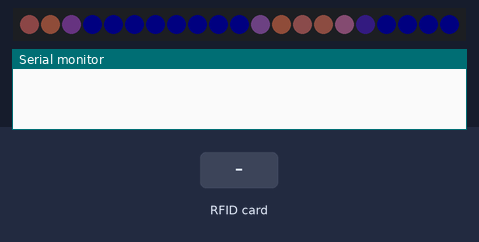
A sketch run on a simulated Arduino Uno, built with avr-gcc and run on an emulated ATmega328P. Shown: 21 RGB LEDs in strip order, left to right, the last lines printed to the serial monitor. The inputs (shaded band) are chosen by the test bench. Dim RGB values are drawn brighter than linear; random numbers use the default seed unless the sketch sets one.

Above: at 1.2 s.
1.3 s: RFID card 5E 7A 19 C4 held to the reader
At 1.73 s:
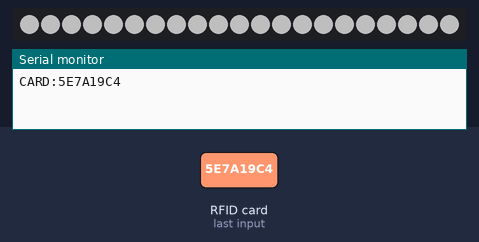
At 3.66 s:
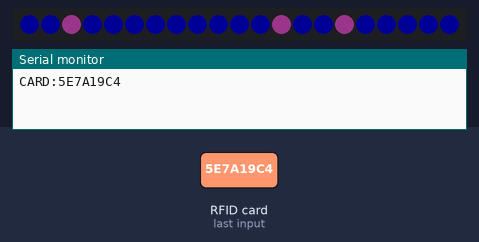
5.9 s: RFID card 5E 7A 19 C4 held to the reader
At 6.81 s:
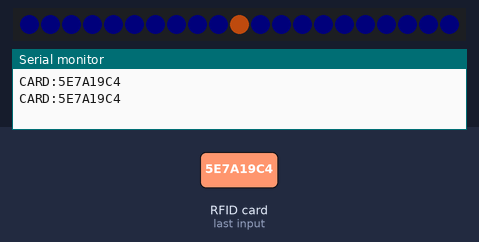

The sketch:

CeremonyTap.ino
```cpp
#include <SPI.h>
#include <MFRC522.h>
#include <FastLED.h>
#include <math.h>

// =====================================================
// RFID / NFC CONFIGURATION
// =====================================================

#define SS_PIN 10
#define RST_PIN 9

MFRC522 rfid(SS_PIN, RST_PIN);

String lastUid = "";
unsigned long lastReadAt = 0;

const unsigned long CARD_DEBOUNCE_MS = 3000;

// =====================================================
// LED CONFIGURATION
// =====================================================

#define LED_PIN 6
#define NUM_LEDS 21
#define BRIGHTNESS 80
#define LED_TYPE WS2812B
#define COLOR_ORDER GRB

CRGB leds[NUM_LEDS];

const unsigned long LED_FRAME_INTERVAL = 10;

// =====================================================
// AMBIENT BUBBLES
// =====================================================

struct Bubble {
  float pos;
  float speed;
  uint8_t brightness;
  int8_t direction;
};

Bubble bubbles[3];

uint8_t breath = 0;
bool breathUp = true;

unsigned long lastFrameTime = 0;
unsigned long lastBreathStep = 0;
unsigned long lastFlipCheck = 0;
unsigned long lastLedUpdate = 0;

// =====================================================
// EXPERIENCE / LIGHTNING
// =====================================================

bool experienceActive = false;

unsigned long experienceStart = 0;

const unsigned long EXPERIENCE_DURATION = 2200;

// =====================================================
// SETUP
// =====================================================

void setup() {

  Serial.begin(9600);

  // Initialize RFID reader
  SPI.begin();
  rfid.PCD_Init();

  // Initialize LEDs
  FastLED.addLeds<LED_TYPE, LED_PIN, COLOR_ORDER>(
    leds,
    NUM_LEDS
  );

  FastLED.setBrightness(BRIGHTNESS);

  FastLED.clear();
  FastLED.show();

  // Initialize random generator
  randomSeed(analogRead(A0));

  // Initialize bubbles
  for (int i = 0; i < 3; i++) {

    bubbles[i].pos =
      random(NUM_LEDS * 10) / 10.0;

    bubbles[i].speed =
      random(150, 400) / 100.0;

    bubbles[i].brightness =
      random(60, 120);

    bubbles[i].direction =
      random(2) ? 1 : -1;
  }

  lastFrameTime = millis();

  // No extra Serial messages.
  // Website receives only CARD:UID.
}

// =====================================================
// MAIN LOOP
// =====================================================

void loop() {

  handleRfid();

  updateLeds();

}

// =====================================================
// RFID / NFC DETECTION
// =====================================================

void handleRfid() {

  // Check if a new card is present
  if (!rfid.PICC_IsNewCardPresent()) {
    return;
  }

  // Read card UID
  if (!rfid.PICC_ReadCardSerial()) {
    return;
  }

  // Build UID string
  String uidString = "";

  for (byte i = 0; i < rfid.uid.size; i++) {

    if (rfid.uid.uidByte[i] < 0x10) {
      uidString += "0";
    }

    uidString += String(
      rfid.uid.uidByte[i],
      HEX
    );
  }

  uidString.toUpperCase();

  // =================================================
  // DUPLICATE CARD PROTECTION
  // =================================================

  unsigned long now = millis();

  bool differentCard = (uidString != lastUid);

  bool debounceExpired =
    (now - lastReadAt >= CARD_DEBOUNCE_MS);

  if (differentCard || debounceExpired) {

    // Only valid card messages go to website
    Serial.print("CARD:");
    Serial.println(uidString);

    // Save last detected card
    lastUid = uidString;
    lastReadAt = now;

    // Start lightning experience
    experienceActive = true;
    experienceStart = now;
  }

  // End RFID communication
  rfid.PICC_HaltA();
  rfid.PCD_StopCrypto1();
}

// =====================================================
// LED CONTROLLER
// =====================================================

void updateLeds() {

  unsigned long now = millis();

  if (now - lastLedUpdate < LED_FRAME_INTERVAL) {
    return;
  }

  float dt = (now - lastFrameTime) / 1000.0;

  lastFrameTime = now;
  lastLedUpdate = now;

  // =================================================
  // EXPERIENCE MODE
  // =================================================

  if (experienceActive) {

    unsigned long elapsed =
      now - experienceStart;

    // PHASE 1: Electric charging
    if (elapsed < 250) {

      lightningCharge(elapsed);

    }

    // PHASE 2: Lightning strikes
    else if (elapsed < 700) {

      lightningStrike(elapsed);

    }

    // PHASE 3: Warm energy pulse
    else if (elapsed < 1400) {

      energyPulse(elapsed - 700);

    }

    // PHASE 4: Fade back to ambient
    else if (elapsed < EXPERIENCE_DURATION) {

      experienceFade(elapsed - 1400);

    }

    // Experience finished
    else {

      experienceActive = false;

    }

    return;
  }

  // Normal ambient animation
  updateAmbient(dt, now);
}

// =====================================================
// AMBIENT ANIMATION
// =====================================================

void updateAmbient(float dt, unsigned long now) {

  // Navy blue breathing effect
  if (now - lastBreathStep >= 30) {

    lastBreathStep = now;

    if (breathUp) {

      breath++;

      if (breath >= 90) {
        breathUp = false;
      }

    } else {

      breath--;

      if (breath <= 15) {
        breathUp = true;
      }
    }
  }

  CRGB navy = CRGB(0, 0, breath);

  fill_solid(leds, NUM_LEDS, navy);

  // Bubble direction flip
  bool doFlipCheck =
    (now - lastFlipCheck >= 100);

  // =================================================
  // MOVING BUBBLES
  // =================================================

  for (int i = 0; i < 3; i++) {

    bubbles[i].pos +=
      bubbles[i].speed *
      bubbles[i].direction *
      dt;

    // Left boundary
    if (bubbles[i].pos < 0) {

      bubbles[i].pos = 0;
      bubbles[i].direction = 1;
    }

    // Right boundary
    if (bubbles[i].pos > NUM_LEDS - 1) {

      bubbles[i].pos = NUM_LEDS - 1;
      bubbles[i].direction = -1;
    }

    // Random direction change
    if (doFlipCheck && random(100) < 4) {

      bubbles[i].direction *= -1;
    }

    // Slight random brightness variation
    int variation = random(-3, 4);

    int newBrightness =
      bubbles[i].brightness + variation;

    bubbles[i].brightness =
      constrain(newBrightness, 40, 140);

    // Main LED positions
    int i0 = (int)floor(bubbles[i].pos);
    int i1 = i0 + 1;

    float frac = bubbles[i].pos - i0;

    uint8_t bMain = bubbles[i].brightness;

    uint8_t b0 = bMain * (1.0 - frac);
    uint8_t b1 = bMain * frac;

    // Main glow - first LED
    if (i0 >= 0 && i0 < NUM_LEDS) {

      leds[i0] += CRGB(
        b0,
        b0 * 0.55,
        b0 * 0.12
      );
    }

    // Main glow - next LED
    if (i1 >= 0 && i1 < NUM_LEDS) {

      leds[i1] += CRGB(
        b1,
        b1 * 0.55,
        b1 * 0.12
      );
    }

    // Secondary glow positions
    int gLeft = i0 - 1;
    int gRight = i1 + 1;

    uint8_t glow0 = 25 * (1.0 - frac);
    uint8_t glow1 = 25 * frac;

    if (gLeft >= 0) {

      leds[gLeft] += CRGB(
        glow0,
        glow0 * 0.6,
        glow0 * 0.12
      );
    }

    if (gRight < NUM_LEDS) {

      leds[gRight] += CRGB(
        glow1,
        glow1 * 0.6,
        glow1 * 0.12
      );
    }
  }

  if (doFlipCheck) {
    lastFlipCheck = now;
  }

  FastLED.show();
}

// =====================================================
// PHASE 1: ELECTRIC CHARGING
// Duration: 0 - 250 ms
// =====================================================

void lightningCharge(unsigned long elapsed) {

  fill_solid(
    leds,
    NUM_LEDS,
    CRGB(0, 0, 0)
  );

  uint8_t intensity = map(
    elapsed,
    0,
    250,
    10,
    150
  );

  // Random electric sparks
  for (int i = 0; i < NUM_LEDS; i++) {

    if (random(100) < 25) {

      leds[i] = CRGB(
        intensity * 0.15,
        intensity * 0.45,
        intensity
      );
    }
  }

  FastLED.show();
}

// =====================================================
// PHASE 2: LIGHTNING STRIKES
// Duration: 250 - 700 ms
// =====================================================

void lightningStrike(unsigned long elapsed) {

  int flashChance = random(100);

  // White electric flash
  if (flashChance < 35) {

    fill_solid(
      leds,
      NUM_LEDS,
      CRGB(255, 255, 255)
    );

  }

  // Blue electric flash
  else if (flashChance < 55) {

    fill_solid(
      leds,
      NUM_LEDS,
      CRGB(40, 130, 255)
    );

  }

  // Darkness between strikes
  else {

    fill_solid(
      leds,
      NUM_LEDS,
      CRGB(0, 0, random(10, 35))
    );
  }

  FastLED.show();
}

// =====================================================
// PHASE 3: WARM ENERGY PULSE
// Duration: 700 - 1400 ms
// =====================================================

void energyPulse(unsigned long elapsed) {

  fill_solid(
    leds,
    NUM_LEDS,
    CRGB(0, 0, 10)
  );

  // Pulse starts from center
  float center = (NUM_LEDS - 1) / 2.0;

  float progress = elapsed / 700.0;

  float radius =
    progress * (NUM_LEDS / 2.0);

  for (int i = 0; i < NUM_LEDS; i++) {

    float distance = fabs(i - center);

    if (distance < radius) {

      float intensity =
        1.0 - (distance / radius);

      intensity = constrain(
        intensity,
        0.0,
        1.0
      );

      uint8_t r = 255 * intensity;
      uint8_t g = 100 * intensity;
      uint8_t b = 10 * intensity;

      leds[i] += CRGB(r, g, b);
    }
  }

  FastLED.show();
}

// =====================================================
// PHASE 4: FADE BACK TO AMBIENT
// Duration: 1400 - 2200 ms
// =====================================================

void experienceFade(unsigned long elapsed) {

  float progress = elapsed / 800.0;

  progress = constrain(
    progress,
    0.0,
    1.0
  );

  uint8_t blue = 20 + 50 * progress;

  uint8_t red =
    120 * (1.0 - progress);

  uint8_t green =
    45 * (1.0 - progress);

  fill_solid(
    leds,
    NUM_LEDS,
    CRGB(red, green, blue)
  );

  // Final glowing embers
  for (int i = 0; i < 3; i++) {

    int p = random(NUM_LEDS);

    leds[p] += CRGB(
      80,
      30,
      5
    );
  }

  FastLED.show();
}

// =====================================================
// END OF CODE
// =====================================================
```
